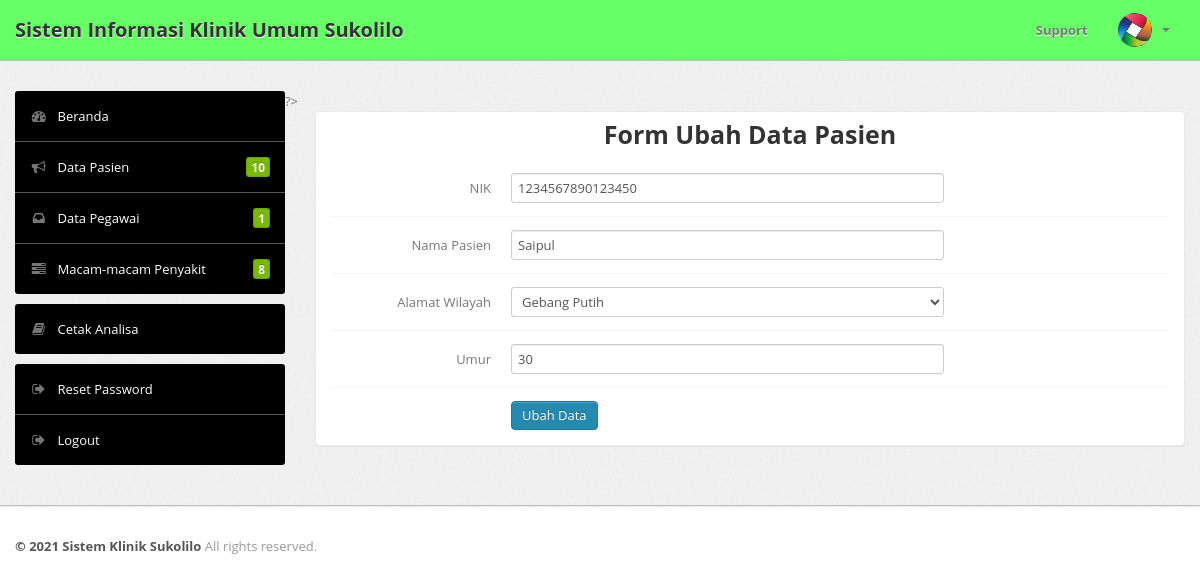
/ubahmhs.php?nim=1234567890123450 (signed in), run on the app's committed database.
### tables this page shows
CREATE TABLE IF NOT EXISTS `mahasiswa` (
  `nim` char(16) NOT NULL,
  `nama` varchar(30) NOT NULL,
  `prodi` varchar(30) NOT NULL,
  `semester` int(1) NOT NULL
);

### ubahmhs.php (the view, shortened to what this page needs)
<?php
if(isset($_SESSION['username']) && isset($_SESSION['level'])){
	include "header.php";
	include "menu.php";
	if(isset($_GET['nim'])){
		$nim=$_GET['nim'];
		$sql="select * from mahasiswa where nim='$nim'";
		$query=mysqli_query($koneksi,$sql);
		$data=mysqli_fetch_array($query);
	}else{
		echo "Data yang diubah belum ada";
	}
	?>
	?>
	<div class="span9">
		<div class="content">
			<div class="module">
				<div class="module-head">
					<h3>Form Ubah Data Pasien</h3>
				</div>
				<div class="module-body">
				<form class="form-horizontal row-fluid" method="POST" action="">
					<div class="control-group">
						<label class="control-label" for="basicinput">NIK</label>
						<div class="controls">
							<input type="text" name="nim" id="basicinput" value="<?php echo $data['nim'];?>" class="span8">
						</div>
					</div>
					<div class="control-group">
						<label class="control-label" for="basicinput">Nama Pasien</label>
						<div class="controls">
							<input type="text" name="nama" id="basicinput" value="<?php echo $data['nama'];?>" class="span8">
						</div>
					</div>
					<div class="control-group">
						<label class="control-label" for="basicinput">Alamat Wilayah</label>
						<div class="controls">
							<select tabindex="1" name="prodi" data-placeholder="Pilih program studi" class="span8">
								<option value="Gebang Putih" <?php if($data['prodi']=="Gebang Putih"){ echo "selected";}?>>Gebang Putih</option>
							</select>
						</div>
					</div>
					<div class="control-group">
						<label class="control-label" for="basicinput">Umur</label>
						<div class="controls">
							<input type="text" name="semester" id="basicinput" value="<?php echo $data['semester'];?>" class="span8">
						</div>
					</div>
					<div class="control-group">
						<div class="controls">
							<button type="submit" name="ubah" class="btn btn-primary">Ubah Data</button>
						</div>
					</div>
				</form>
			</div>
		</div>
	</div>
</div>
</div>
</div>
</div>
<?php
include "footer.php";
}else{
	echo "<script language='javascript'>
	alert('Nah siap looh, login dulu dong!');
	document.location='index.php';
</script>";
}
?>

### css/theme.css (style rules this page uses)
body { font-size: 13px; font-family: 'Open Sans', Arial, sans-serif; background: #fff; color: #777 }
h1, h2, h3, h4, h5, h6 { color: #333; margin-top: 0 }
h3 { font-size: 20px }
form { margin: 0 }
select, textarea, input[type="text"], input[type="password"], input[type="datetime"], input[type="datetime-local"], input[type="date"], input[type="month"], input[type="time"], input[type="week"], input[type="number"], input[type="email"], input[type="url"], input[type="search"], input[type="tel"], input[type="color"], .uneditable-input, label, input, button, select, textarea { -webkit-border-radius: 3px; -moz-border-radius: 3px; border-radius: 3px; font-size: 13px; font-family: 'Open Sans', Tahoma, Arial, sans-serif }
.module { background: #fff; -webkit-border-radius: 3px; -moz-border-radius: 3px; border-radius: 3px; border: 1px solid #ccc; border-bottom-color: #bbb; -webkit-box-shadow: 0 0 1px rgba(0,0,0,0.2); -moz-box-shadow: 0 0 1px rgba(0,0,0,0.2); box-shadow: 0 0 1px rgba(0,0,0,0.2); margin-bottom: 30px }
.form-horizontal .control-group, .form-vertical .control-group { margin-bottom: 0 }
.form-horizontal .control-group+.control-group, .form-vertical .control-group+.control-group { margin-top: 13px; padding-top: 13px; border-top: 1px solid #f5f5f5 }
.btn, .btn-box { -webkit-border-radius: 3px; -moz-border-radius: 3px; border-radius: 3px }
.btn { font-size: 13px; font-weight: 600 }
.btn { display: inline-block; margin-bottom: 0; font-weight: 400; text-align: center; vertical-align: middle; cursor: pointer; background-image: none; border: 1px solid transparent; white-space: nowrap; padding: 4px 10px; font-size: 13px; line-height: 1.42857; border-radius: 4px; -webkit-user-select: none; -moz-user-select: none; -ms-user-select: none; user-select: none }
.btn-primary { color: #fff; background-color: #248aaf; border-color: #20799a }
.module { box-shadow: 0 0 3px rgba(0,0,0,.1); border-color: #e9e9e9; margin-bottom: 20px; background-color: #fff; border-radius: 4px; -webkit-box-shadow: 0 1px 1px rgba(0,0,0,.05); box-shadow: 0 1px 1px rgba(0,0,0,.05); }
.module-head { color: #767676; background-color: #ff; border-color: #e9e9e9; padding: 10px 15px; border-bottom: 1px solid transparent; border-top-right-radius: 3px; border-top-left-radius: 3px; }
.module-head h3 { font-size: 25px; line-height: 25px; height: 25px; margin: 0; text-align:center; }
.module-body { padding: 15px }

### data on the page
mahasiswa: nim "1234567890123450", nama "Saipul", prodi "Gebang Putih", semester "30"

### other printed values
$n "10"
$m "8"
